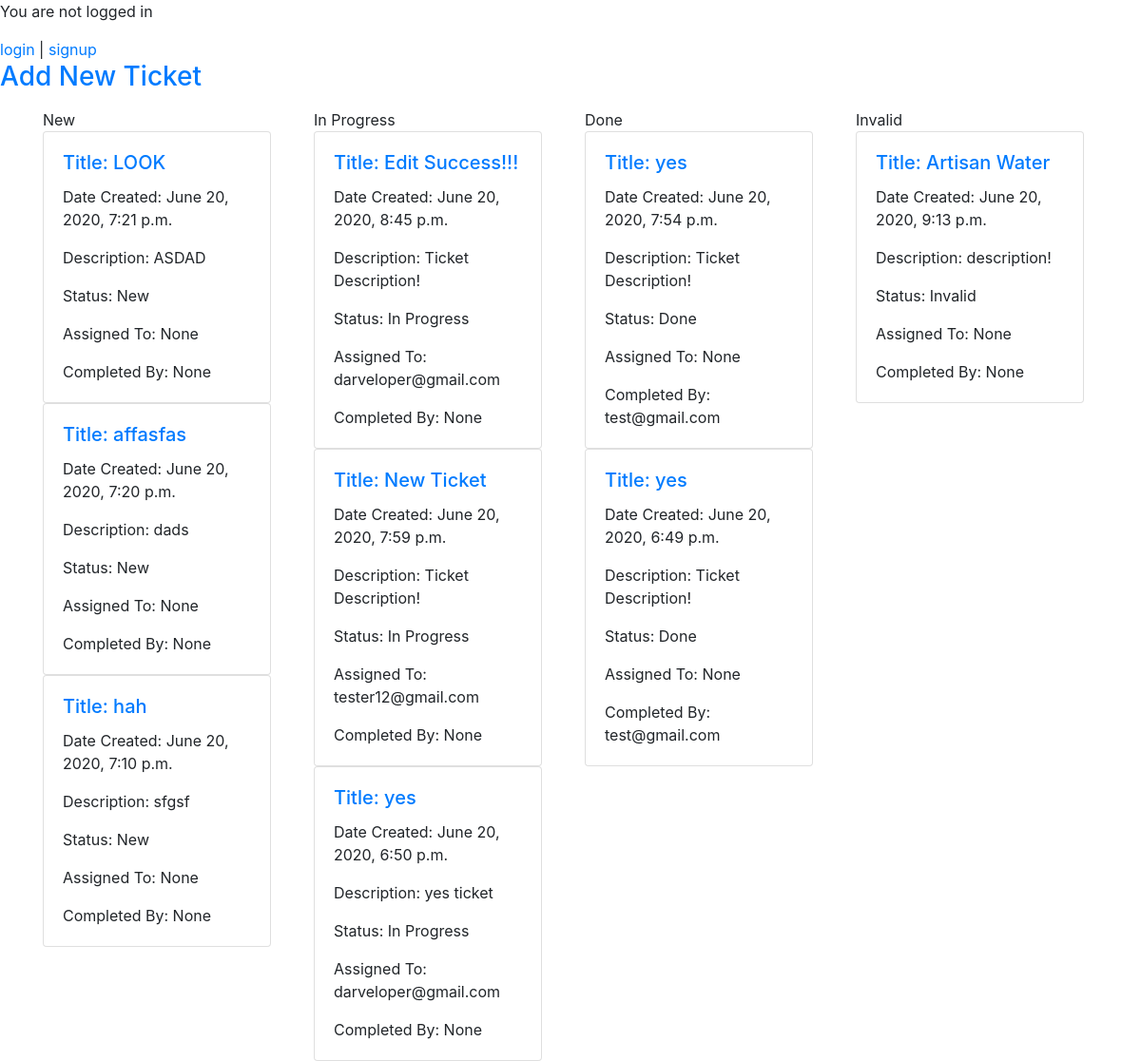
The page / on the database its author committed.
### tracker/models.py (models this page shows, shortened)
class Ticket(models.Model):
    new = 'New'
    in_progress = 'In Progress'
    done = 'Done'
    invalid = 'Invalid'
    status_choices = [
        (new, 'New'),
        (in_progress, 'In Progress'),
        (done, 'Done'),
        (invalid, 'Invalid')
    ]
    title = models.CharField(max_length=100)
    description = models.CharField(max_length=100)
    date = models.DateTimeField(auto_now_add=True)
    status = models.CharField(max_length=100, choices=status_choices, default=new)
    filed_by = models.ForeignKey(User, on_delete=models.CASCADE, related_name='filed_by', null=True, blank=True,)
    assigned_to = models.ForeignKey(User, on_delete=models.CASCADE, related_name='assigned_to', null=True, blank=True, default=None)
    completed_by = models.ForeignKey(User, on_delete=models.CASCADE, related_name='completed_by', null=True, blank=True, default=None)

### accounts/models.py (models this page shows, shortened)
class User(AbstractBaseUser):
    email = models.EmailField(
        verbose_name='email address',
        max_length=255,
        unique=True,
        null=True,
    )
    active = models.BooleanField(default=True)
    staff = models.BooleanField(default=False)
    admin = models.BooleanField(default=False)
    USERNAME_FIELD = 'email'
    REQUIRED_FIELDS = []
    def __str__(self):
        return self.email
    objects = UserManager()

### tracker/views.py (the view)
# urls.py: path('', index, name='home'),
def index(request):
    new_tickets = Ticket.objects.filter(status=Ticket.new).order_by("-date")
    in_progress_tickets = Ticket.objects.filter(status=Ticket.in_progress).order_by("-date")
    done_tickets = Ticket.objects.filter(status=Ticket.done).order_by("-date")
    invalid_tickets = Ticket.objects.filter(status=Ticket.invalid).order_by("-date")
    return render(request, 'home.html', {
        'new_tickets': new_tickets,
        'in_progress_tickets': in_progress_tickets,
        'done_tickets': done_tickets,
        'invalid_tickets': invalid_tickets
    })

### accounts/templates/home.html (shortened to what this page needs)
{% extends 'base.html' %}
{% block content %}
{% if user.is_authenticated %}
  Hi {{ user }}!
  <p><a href="{% url 'logout' %}">logout</a></p>
{% else %}
  <p>You are not logged in</p>
  <a href="{% url 'login' %}">login</a> |
  <a href="{% url 'signup' %}">signup</a>
{% endif %}
<a href="add/"><h3>Add New Ticket</h3></a>
<div class="container">
  <div class="row">
    <div class="col-sm">
      New
      {% for ticket in new_tickets %}
      <div class="card" style="width: 15rem;">
        <div class="card-body">
          <h5 class="card-title"><a href="/ticket/{{ticket.id}}">Title: {{ticket.title}}</a></h5>
          <p class="card-text">Date Created: {{ticket.date}}</p>
          <p class="card-text">Description: {{ticket.description}}</p>
          <p class="card-text">Status: {{ticket.status}}</p>
          <p class="card-text">Assigned To: {{ticket.assigned_to}}</p>
          <p class="card-text">Completed By: {{ticket.completed_by}}</p>
        </div>
      </div>
      {% endfor %}
    </div>
    <div class="col-sm">
      In Progress
      {% for ticket in in_progress_tickets %}
      <div class="card" style="width: 15rem;">
        <div class="card-body">
          <h5 class="card-title"><a href="/ticket/{{ticket.id}}">Title: {{ticket.title}}</a></h5>
          <p class="card-text">Date Created: {{ticket.date}}</p>
          <p class="card-text">Description: {{ticket.description}}</p>
          <p class="card-text">Status: {{ticket.status}}</p>
          <p class="card-text">Assigned To: {{ticket.assigned_to}}</p>
          <p class="card-text">Completed By: {{ticket.completed_by}}</p>
        </div>
      </div>
      {% endfor %}
    </div>
    <div class="col-sm">
      Done
      {% for ticket in done_tickets %}
        <div class="card" style="width: 15rem;">
        <div class="card-body">
          <h5 class="card-title"><a href="/ticket/{{ticket.id}}">Title: {{ticket.title}}</a></h5>
          <p class="card-text">Date Created: {{ticket.date}}</p>
          <p class="card-text">Description: {{ticket.description}}</p>
          <p class="card-text">Status: {{ticket.status}}</p>
          <p class="card-text">Assigned To: {{ticket.assigned_to}}</p>
          <p class="card-text">Completed By: {{ticket.completed_by}}</p>
        </div>
      </div>
      {% endfor %}
    </div>
    <div class="col-sm">
      Invalid
      {% for ticket in invalid_tickets %}
      <div class="card" style="width: 15rem;">
        <div class="card-body">
          <h5 class="card-title"><a href="/ticket/{{ticket.id}}">Title: {{ticket.title}}</a></h5>
          <p class="card-text">Date Created: {{ticket.date}}</p>
          <p class="card-text">Description: {{ticket.description}}</p>
          <p class="card-text">Status: {{ticket.status}}</p>
          <p class="card-text">Assigned To: {{ticket.assigned_to}}</p>
          <p class="card-text">Completed By: {{ticket.completed_by}}</p>
        </div>
      </div>
      {% endfor %}
    </div>
  </div>
</div>
{% endblock %}

### accounts/templates/base.html (shortened to what this page needs)
<!DOCTYPE html>
<html>
<head>
  <link rel="stylesheet" href="https://maxcdn.bootstrapcdn.com/bootstrap/4.0.0/css/bootstrap.min.css">
</head>
<body>
  <main>
    {% block content %}
    {% endblock %}
  </main>
</body>
</html>

### rows shown on the page
Ticket: title "LOOK", date "June 20, 2020, 7:21 p.m.", description "ASDAD", status "New", assigned_to "None", completed_by "None"
Ticket: title "affasfas", date "June 20, 2020, 7:20 p.m.", description "dads", status "New", assigned_to "None", completed_by "None"
Ticket: title "hah", date "June 20, 2020, 7:10 p.m.", description "sfgsf", status "New", assigned_to "None", completed_by "None"
Ticket: title "Edit Success!!!", date "June 20, 2020, 8:45 p.m.", description "Ticket Description!", status "In Progress", assigned_to "darveloper@gmail.com", completed_by "None"
Ticket: title "New Ticket", date "June 20, 2020, 7:59 p.m.", description "Ticket Description!", status "In Progress", assigned_to "tester12@gmail.com", completed_by "None"
Ticket: title "yes", date "June 20, 2020, 6:50 p.m.", description "yes ticket", status "In Progress", assigned_to "darveloper@gmail.com", completed_by "None"
Ticket: title "yes", date "June 20, 2020, 7:54 p.m.", description "Ticket Description!", status "Done", assigned_to "None", completed_by "test@gmail.com"
Ticket: title "yes", date "June 20, 2020, 6:49 p.m.", description "Ticket Description!", status "Done", assigned_to "None", completed_by "test@gmail.com"
Ticket: title "Artisan Water", date "June 20, 2020, 9:13 p.m.", description "description!", status "Invalid", assigned_to "None", completed_by "None"
